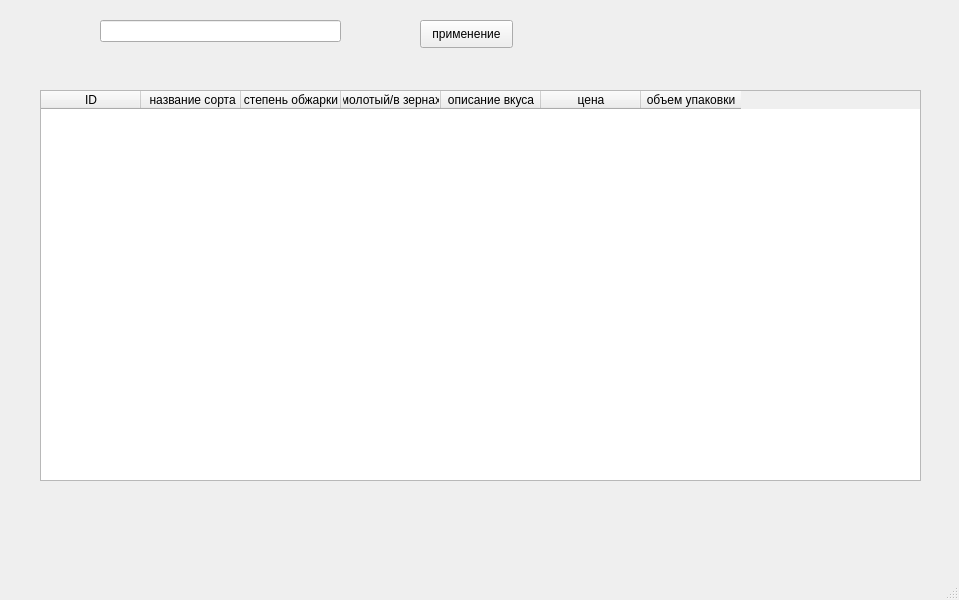
<?xml version="1.0" encoding="UTF-8"?>
<ui version="4.0">
 <class>MainWindow</class>
 <widget class="QMainWindow" name="MainWindow">
  <property name="geometry">
   <rect>
    <x>0</x>
    <y>0</y>
    <width>959</width>
    <height>600</height>
   </rect>
  </property>
  <property name="windowTitle">
   <string>MainWindow</string>
  </property>
  <widget class="QWidget" name="centralwidget">
   <widget class="QLabel" name="label">
    <property name="geometry">
     <rect>
      <x>10</x>
      <y>40</y>
      <width>781</width>
      <height>511</height>
     </rect>
    </property>
    <property name="text">
     <string/>
    </property>
   </widget>
   <widget class="QTableWidget" name="tableWidget">
    <property name="geometry">
     <rect>
      <x>40</x>
      <y>90</y>
      <width>881</width>
      <height>391</height>
     </rect>
    </property>
    <column>
     <property name="text">
      <string>ID</string>
     </property>
    </column>
    <column>
     <property name="text">
      <string> название сорта</string>
     </property>
    </column>
    <column>
     <property name="text">
      <string>степень обжарки</string>
     </property>
    </column>
    <column>
     <property name="text">
      <string>молотый/в зернах</string>
     </property>
    </column>
    <column>
     <property name="text">
      <string>описание вкуса</string>
     </property>
    </column>
    <column>
     <property name="text">
      <string>цена</string>
     </property>
    </column>
    <column>
     <property name="text">
      <string>объем упаковки</string>
     </property>
    </column>
   </widget>
   <widget class="QLineEdit" name="lineEdit">
    <property name="geometry">
     <rect>
      <x>100</x>
      <y>20</y>
      <width>241</width>
      <height>22</height>
     </rect>
    </property>
   </widget>
   <widget class="QPushButton" name="pushButton">
    <property name="geometry">
     <rect>
      <x>420</x>
      <y>20</y>
      <width>93</width>
      <height>28</height>
     </rect>
    </property>
    <property name="text">
     <string>применение</string>
    </property>
   </widget>
  </widget>
  <widget class="QMenuBar" name="menubar">
   <property name="geometry">
    <rect>
     <x>0</x>
     <y>0</y>
     <width>959</width>
     <height>26</height>
    </rect>
   </property>
  </widget>
  <widget class="QStatusBar" name="statusbar"/>
 </widget>
 <resources/>
 <connections/>
</ui>
